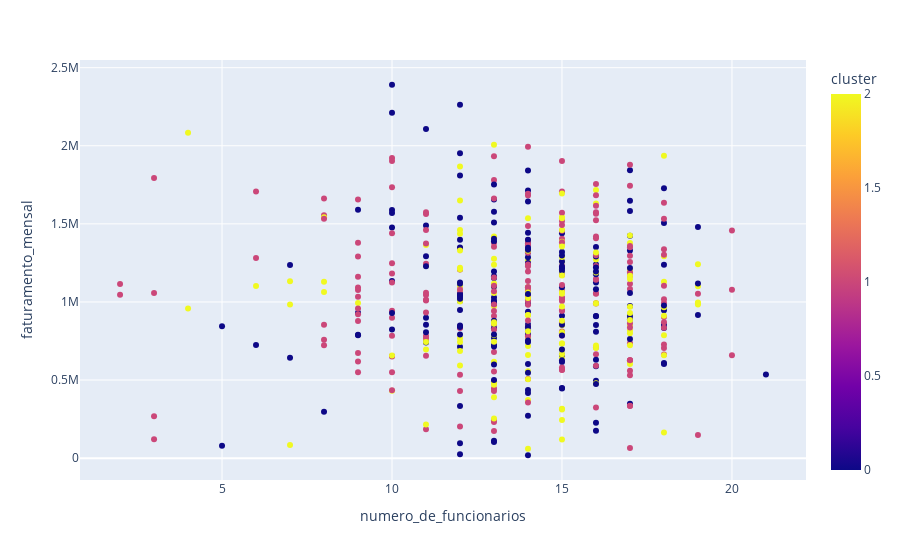

Notebook source saved alongside this figure:
### Code cell
# cruzar numero de funcionários e faturamento em um grafico de dispersão
px.scatter(df_clients, x='numero_de_funcionarios', y='faturamento_mensal', color='cluster')

### Figure 1 — Plotly figure (JSON) as saved in the notebook; plotly's stock layout.template omitted (floating-point values rounded to 4 significant figures; data arrays with more than 128 entries replaced by an {"elided": "..."} marker saying what was removed)
{"data": [{"hovertemplate": "numero_de_funcionarios=%{x}<br>faturamento_mensal=%{y}<br>cluster=%{marker.color}<extra></extra>", "legendgroup": "", "marker": {"color": {"elided": "500 int values"}, "coloraxis": "coloraxis", "symbol": "circle"}, "mode": "markers", "name": "", "orientation": "v", "showlegend": false, "type": "scatter", "x": {"elided": "500 int values"}, "xaxis": "x", "y": {"elided": "500 float values"}, "yaxis": "y"}], "layout": {"coloraxis": {"colorbar": {"title": {"text": "cluster"}}, "colorscale": [[0, "#0d0887"], [0.1111, "#46039f"], [0.2222, "#7201a8"], [0.3333, "#9c179e"], [0.4444, "#bd3786"], [0.5556, "#d8576b"], [0.6667, "#ed7953"], [0.7778, "#fb9f3a"], [0.8889, "#fdca26"], [1, "#f0f921"]]}, "legend": {"tracegroupgap": 0}, "margin": {"t": 60}, "xaxis": {"anchor": "y", "domain": [0, 1], "title": {"text": "numero_de_funcionarios"}}, "yaxis": {"anchor": "x", "domain": [0, 1], "title": {"text": "faturamento_mensal"}}}}
